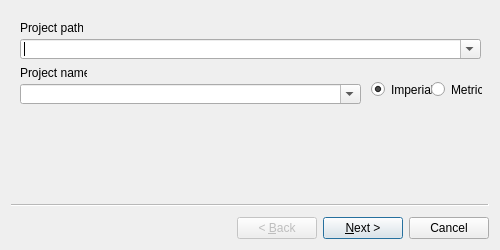
<?xml version="1.0" encoding="UTF-8"?>
<ui version="4.0">
 <class>Wizard</class>
 <widget class="QWizard" name="Wizard">
  <property name="windowModality">
   <enum>Qt::ApplicationModal</enum>
  </property>
  <property name="geometry">
   <rect>
    <x>0</x>
    <y>0</y>
    <width>500</width>
    <height>250</height>
   </rect>
  </property>
  <property name="sizePolicy">
   <sizepolicy hsizetype="Fixed" vsizetype="Fixed">
    <horstretch>0</horstretch>
    <verstretch>0</verstretch>
   </sizepolicy>
  </property>
  <property name="minimumSize">
   <size>
    <width>500</width>
    <height>250</height>
   </size>
  </property>
  <property name="maximumSize">
   <size>
    <width>500</width>
    <height>250</height>
   </size>
  </property>
  <property name="windowTitle">
   <string>New Project</string>
  </property>
  <property name="modal">
   <bool>true</bool>
  </property>
  <property name="wizardStyle">
   <enum>QWizard::ClassicStyle</enum>
  </property>
  <widget class="QWizardPage" name="wizardPage1">
   <widget class="QComboBox" name="comboBox">
    <property name="geometry">
     <rect>
      <x>9</x>
      <y>28</y>
      <width>461</width>
      <height>20</height>
     </rect>
    </property>
    <property name="editable">
     <bool>true</bool>
    </property>
   </widget>
   <widget class="QLabel" name="label">
    <property name="geometry">
     <rect>
      <x>9</x>
      <y>9</y>
      <width>63</width>
      <height>16</height>
     </rect>
    </property>
    <property name="text">
     <string>Project path:</string>
    </property>
   </widget>
   <widget class="QComboBox" name="comboBox_2">
    <property name="geometry">
     <rect>
      <x>9</x>
      <y>73</y>
      <width>341</width>
      <height>20</height>
     </rect>
    </property>
    <property name="editable">
     <bool>true</bool>
    </property>
   </widget>
   <widget class="QLabel" name="label_2">
    <property name="geometry">
     <rect>
      <x>9</x>
      <y>54</y>
      <width>67</width>
      <height>16</height>
     </rect>
    </property>
    <property name="text">
     <string>Project name:</string>
    </property>
   </widget>
   <widget class="QRadioButton" name="radioButton">
    <property name="geometry">
     <rect>
      <x>360</x>
      <y>70</y>
      <width>61</width>
      <height>17</height>
     </rect>
    </property>
    <property name="text">
     <string>Imperial</string>
    </property>
    <property name="checked">
     <bool>true</bool>
    </property>
   </widget>
   <widget class="QRadioButton" name="radioButton_2">
    <property name="geometry">
     <rect>
      <x>420</x>
      <y>70</y>
      <width>51</width>
      <height>17</height>
     </rect>
    </property>
    <property name="text">
     <string>Metric</string>
    </property>
   </widget>
  </widget>
  <widget class="QWizardPage" name="wizardPage2">
   <widget class="QLabel" name="label_3">
    <property name="geometry">
     <rect>
      <x>10</x>
      <y>20</y>
      <width>63</width>
      <height>16</height>
     </rect>
    </property>
    <property name="text">
     <string>Project path:</string>
    </property>
   </widget>
   <widget class="QLabel" name="label_4">
    <property name="geometry">
     <rect>
      <x>10</x>
      <y>50</y>
      <width>67</width>
      <height>16</height>
     </rect>
    </property>
    <property name="text">
     <string>Project name:</string>
    </property>
   </widget>
   <widget class="QLabel" name="label_5">
    <property name="geometry">
     <rect>
      <x>10</x>
      <y>80</y>
      <width>71</width>
      <height>16</height>
     </rect>
    </property>
    <property name="text">
     <string>Project units:</string>
    </property>
   </widget>
  </widget>
 </widget>
 <resources/>
 <connections/>
</ui>
